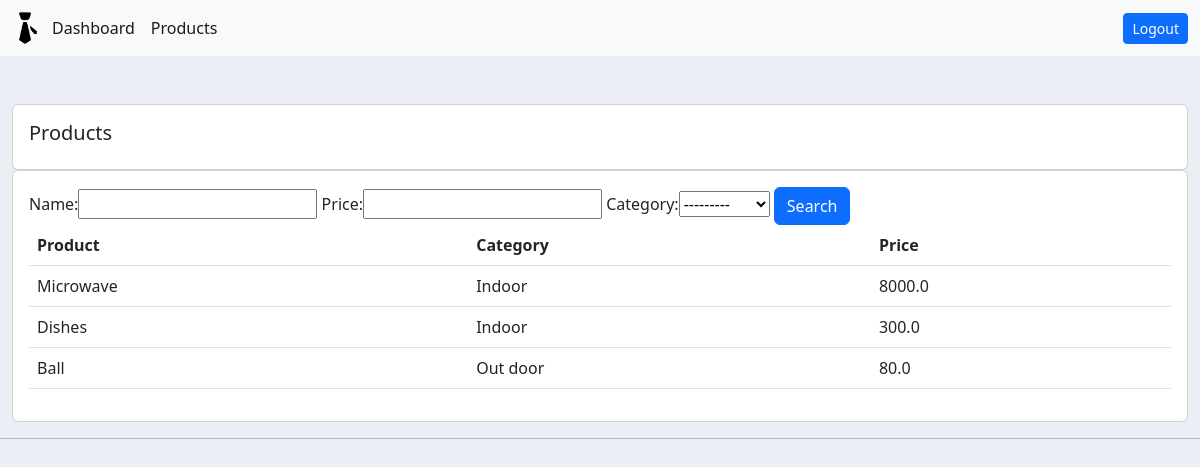
Before: /products/ (signed in) with the older database file.
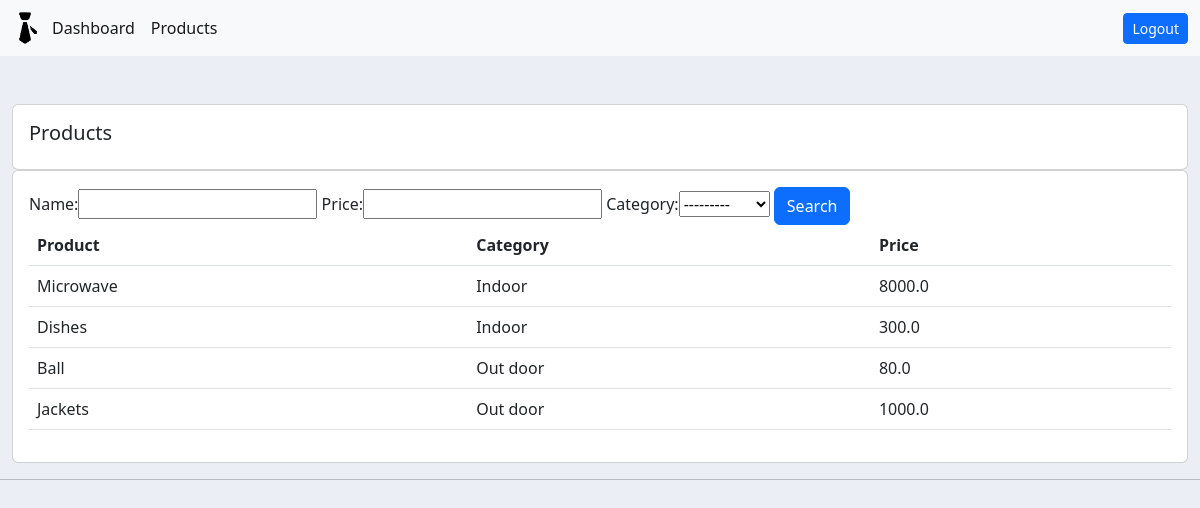
After: the same page with the newer database file.
### accounts/models.py (models this page shows, shortened)
class Product(models.Model):
  CATEGORY = (
    ('Indoor','Indoor'),
    ('Out door','Out door'),
  )
  name = models.CharField(max_length = 200, null=True)
  price = models.FloatField(null=True)
  category = models.CharField(max_length = 200, null = True, choices=CATEGORY)
  description = models.CharField(max_length = 200, null = True)
  date_created = models.DateTimeField(auto_now_add = True, null = True)
  tags = models.ManyToManyField(Tag)

### accounts/decorators.py (the view)
    def wrapper_func(request, *args, **kwargs):
      group = None
      if(request.user.groups.exists()):
        group = request.user.groups.all()[0].name
      if(group in allowed_roles):
        return view_func(request,*args,**kwargs)
      else:
        return HttpResponse('You are not authorized to view this page')

### accounts/views.py (called while the page is built)
@login_required(login_url = 'login')
@allowed_users(allowed_roles = ['admins'])
def products(request):
  products_list = Product.objects.all()
  my_filter_product = ProductFilter(request.GET, queryset = products_list)
  products_list = my_filter_product.qs
  paginator_product = Paginator(products_list, 9)
  page_number_product = request.GET.get('page_product')
  page_product = paginator_product.get_page(page_number_product)
  context = {
    "products": products_list,
    "my_filter_product": my_filter_product,
    "page_product": page_product,
  }
  return render(request, 'accounts/products.html', context = context)

### accounts/templates/accounts/products.html (shortened to what this page needs)
{% extends "accounts/main.html" %}
{% load accounts_extras %}
{% block content %}
  <br>
  <div class="row">
    <div class="col-md">
      <div class="card card-body">
        <h5>Products</h5>
      </div>
      <div class="card card-body">
        <form method="get">
          {{ my_filter_product.form }}
          <button class="btn btn-primary" type="submit">Search</button>
        </form>
        <table class="table">
          <tr>
            <th>Product</th>
            <th>Category</th>
            <th>Price</th>
          </tr>
          {% for i in page_product.object_list %}
          <tr>
            <td>{{ i.name }}</td>
            <td>{{ i.category }}</td>
            <td>{{ i.price }}</td>
          </tr>
          {% endfor %}
        </table>
      </div>
    </div>
  </div>
{% endblock %}

Changed rows visible on the page:
added Product: name "Jackets", category "Out door", price "1000.0"
